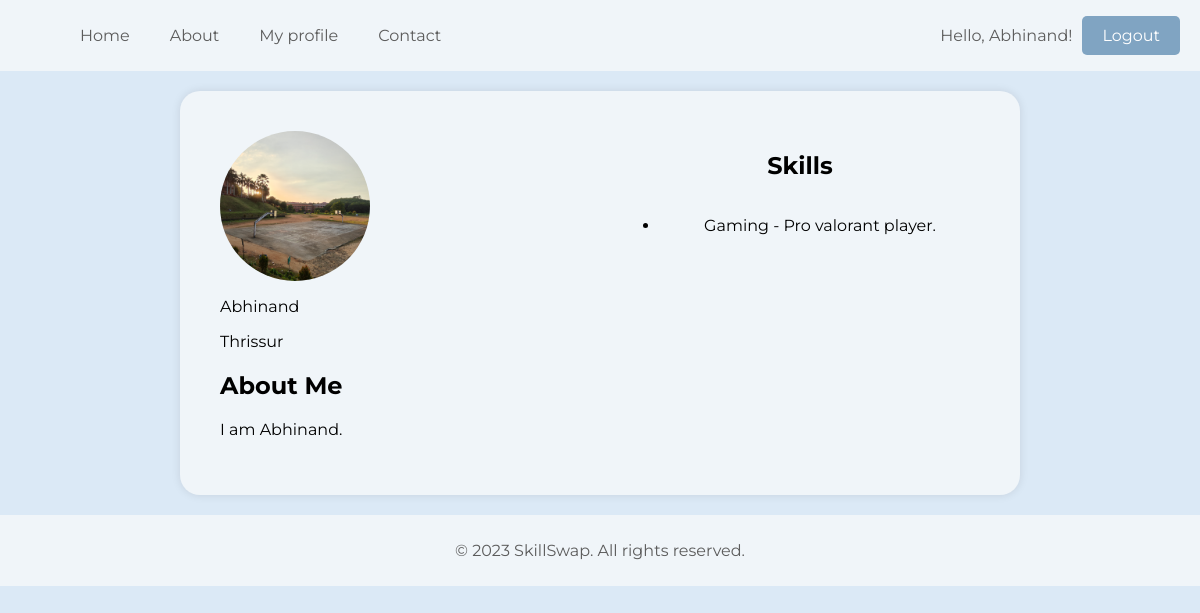
The app's page /profile/Abhinand/ (signed in) with its own data.
### Skill/models.py (models this page shows, shortened)
class CustomUser(AbstractUser):
    email = models.EmailField(unique=True)
    profile_picture = models.ImageField(upload_to='profile_pictures/', null=True, blank=True)
    city = models.CharField(max_length=100, null=True, blank=True)
    about_me = models.TextField(null=True, blank=True)

class UserSkill(models.Model):
    user = models.ForeignKey(CustomUser, on_delete=models.CASCADE, related_name='skills')
    name = models.CharField(max_length=255)
    description = models.TextField()

### Skill/views.py (the view)
# urls.py: path('profile/<str:username>/', views.view_other_user_profile, name='profile'),
@login_required(login_url='login')
def view_other_user_profile(request, username):
    user_profile = CustomUser.objects.get(username=username)
    user_skills = user_profile.skills.all()
    return render(request, 'profile.html', {'user': user_profile, 'user_skills': user_skills})

### Skill/templates/profile.html (shortened to what this page needs)
<!DOCTYPE html>
<html lang="en">
<head>
</head>
<body>
    <header>
        <nav>
            <ul>
                <li><a href="{% url 'home' %}">Home</a></li>
                <li><a href="#">About</a></li>
                <li><a href="{% url 'profile' %}">My profile</a></li>
                <li><a href="#">Contact</a></li>
            </ul>
        </nav>
            <div class="user-info">
                <p>Hello, {{ user.username }}!</p>
                <a href="{% url 'logout' %}" class="btn btn-primary" id="logout-link">Logout</a>
            </div>
    </header>
    <div class="profile-container">
        <div class="profile-left">
                {% if user.profile_picture %}
                    <div class="profile-picture" style="background-image: url('{{ user.profile_picture.url }}');"></div>
                {% else %}
                    <div class="profile-picture" style="background-image: url('/static/Images/profile_default.png');"></div>
                {% endif %}
                <p>{{ user.username }}</p>
                <p>{{ user.city }}</p>
            <h2>About Me</h2>
            <p>
                {{ user.about_me }}
            </p>
        </div>
        <div class="profile-right">
            <h2>Skills</h2>
            <ul>
                {% for skill in user_skills %}
                    <li>{{ skill.name }} - {{ skill.description }}</li>
                {% endfor %}
            </ul>
        </div>
    </div>
    <footer>
        <p>&copy; 2023 SkillSwap. All rights reserved.</p>
    </footer>
</body>
</html>

### Skill/templates/profile.html (style rules this page uses)
body { font-family: 'Montserrat', sans-serif; background-color: #dbe9f6; margin: 0; padding: 0; }
header { background-color: #f0f5f9; color: #5c5c5c; display: flex; justify-content: space-between; align-items: center; padding: 10px 20px; }
nav ul { list-style: none; display: flex; align-items: center; }
nav a { text-decoration: none; color: #5c5c5c; margin: 0 20px; }
.user-info { display: flex; align-items: center; }
.user-info p { margin-right: 10px; }
footer { background-color: #f0f5f9; color: #5c5c5c; text-align: center; padding: 10px 0; }
.profile-container { max-width: 800px; margin: 20px auto; background-color: #f0f5f9; box-shadow: 0 0 10px rgba(0, 0, 0, 0.1); display: flex; padding: 20px; border-radius: 20px; }
.profile-left { flex: 1; padding: 20px; text-align: left; }
.profile-right { flex: 1; padding: 20px; text-align: center; display: flex; flex-direction: column; }
.profile-picture { width: 150px; height: 150px; border-radius: 50%; background-color: #80a4c2; background-size: cover; background-position: left; }
.btn { display: inline-block; padding: 10px 20px; background-color: #80a4c2; color: #fff; border: none; border-radius: 5px; text-decoration: none; transition: background-color 0.3s; }

### records on screen
CustomUser: username "Abhinand", profile_picture (picture), city "Thrissur", about_me "I am Abhinand."
UserSkill: name "Gaming", description "Pro valorant player."
